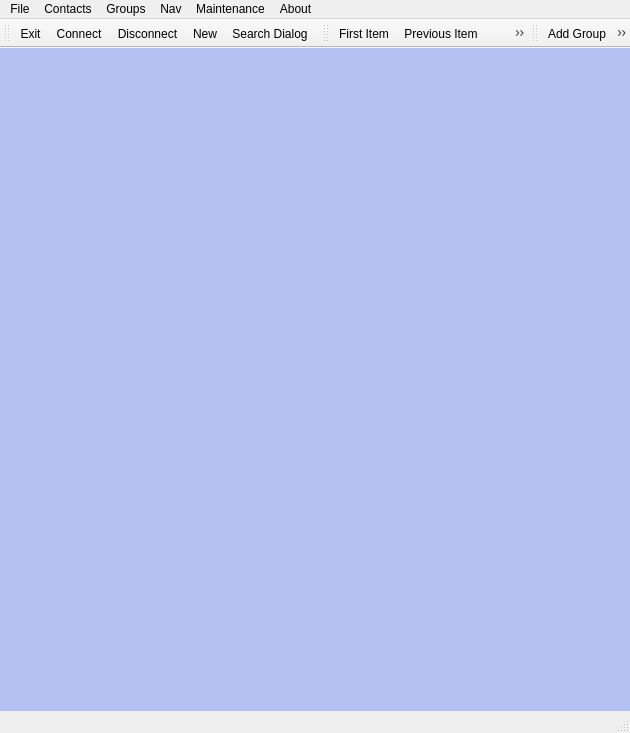
<?xml version="1.0" encoding="UTF-8"?>
<ui version="4.0">
 <class>bristosoftContacts</class>
 <widget class="QMainWindow" name="bristosoftContacts">
  <property name="geometry">
   <rect>
    <x>0</x>
    <y>0</y>
    <width>630</width>
    <height>733</height>
   </rect>
  </property>
  <property name="sizePolicy">
   <sizepolicy hsizetype="Fixed" vsizetype="Fixed">
    <horstretch>0</horstretch>
    <verstretch>0</verstretch>
   </sizepolicy>
  </property>
  <property name="windowTitle">
   <string>bristoSOFT Contacts v. 0.1</string>
  </property>
  <property name="windowIcon">
   <iconset resource="resources.qrc">
    <normaloff>:/icons/icons/edit-user.ico</normaloff>:/icons/icons/edit-user.ico</iconset>
  </property>
  <property name="styleSheet">
   <string notr="true"/>
  </property>
  <property name="tabShape">
   <enum>QTabWidget::Triangular</enum>
  </property>
  <widget class="QWidget" name="centralwidget">
   <property name="styleSheet">
    <string notr="true">background-color: rgb(178, 193, 241);</string>
   </property>
   <widget class="QLabel" name="label">
    <property name="geometry">
     <rect>
      <x>10</x>
      <y>620</y>
      <width>161</width>
      <height>21</height>
     </rect>
    </property>
    <property name="text">
     <string/>
    </property>
    <property name="pixmap">
     <pixmap resource="resources.qrc">:/icons/bristo_logo.png</pixmap>
    </property>
    <property name="scaledContents">
     <bool>true</bool>
    </property>
   </widget>
  </widget>
  <widget class="QStatusBar" name="contactsStatusBar">
   <property name="toolTip">
    <string/>
   </property>
   <property name="autoFillBackground">
    <bool>false</bool>
   </property>
   <property name="styleSheet">
    <string notr="true"/>
   </property>
  </widget>
  <widget class="QMenuBar" name="menubar">
   <property name="geometry">
    <rect>
     <x>0</x>
     <y>0</y>
     <width>630</width>
     <height>25</height>
    </rect>
   </property>
   <widget class="QMenu" name="menuContacts">
    <property name="title">
     <string>Contacts</string>
    </property>
    <addaction name="actionConnect"/>
    <addaction name="actionDisconnect"/>
    <addaction name="actionNew"/>
    <addaction name="actionQuery"/>
   </widget>
   <widget class="QMenu" name="menuAbout">
    <property name="title">
     <string>About</string>
    </property>
    <addaction name="actionAbout_Qt"/>
    <addaction name="actionAbout_bristoSOFT_Contacts"/>
   </widget>
   <widget class="QMenu" name="menuMaintenance">
    <property name="title">
     <string>Maintenance</string>
    </property>
    <addaction name="separator"/>
    <addaction name="actionChangePassword"/>
   </widget>
   <widget class="QMenu" name="menuFile">
    <property name="title">
     <string>File</string>
    </property>
    <addaction name="action_Print"/>
    <addaction name="actionQuit"/>
   </widget>
   <widget class="QMenu" name="menuNav">
    <property name="title">
     <string>Nav</string>
    </property>
    <addaction name="actionFirst_Item"/>
    <addaction name="actionPrevious_Item"/>
    <addaction name="actionNext_Item"/>
    <addaction name="actionLast_Item"/>
    <addaction name="actionSearch"/>
    <addaction name="actionUpdate"/>
   </widget>
   <widget class="QMenu" name="menuGroups">
    <property name="title">
     <string>Groups</string>
    </property>
    <addaction name="action_Add_Group"/>
    <addaction name="actionSearchGroupsDialog"/>
   </widget>
   <addaction name="menuFile"/>
   <addaction name="menuContacts"/>
   <addaction name="menuGroups"/>
   <addaction name="menuNav"/>
   <addaction name="menuMaintenance"/>
   <addaction name="menuAbout"/>
  </widget>
  <widget class="QToolBar" name="toolBar">
   <property name="windowTitle">
    <string>Contacts</string>
   </property>
   <property name="iconSize">
    <size>
     <width>22</width>
     <height>22</height>
    </size>
   </property>
   <attribute name="toolBarArea">
    <enum>TopToolBarArea</enum>
   </attribute>
   <attribute name="toolBarBreak">
    <bool>false</bool>
   </attribute>
   <addaction name="actionQuit"/>
   <addaction name="actionConnect"/>
   <addaction name="actionDisconnect"/>
   <addaction name="actionNew"/>
   <addaction name="actionQuery"/>
  </widget>
  <widget class="QToolBar" name="navToolBar">
   <property name="windowTitle">
    <string>Navigation</string>
   </property>
   <attribute name="toolBarArea">
    <enum>TopToolBarArea</enum>
   </attribute>
   <attribute name="toolBarBreak">
    <bool>false</bool>
   </attribute>
   <addaction name="actionFirst_Item"/>
   <addaction name="actionPrevious_Item"/>
   <addaction name="actionNext_Item"/>
   <addaction name="actionLast_Item"/>
   <addaction name="actionSearch"/>
   <addaction name="actionUpdate"/>
  </widget>
  <widget class="QToolBar" name="groupToolBar">
   <property name="windowTitle">
    <string>Groups</string>
   </property>
   <attribute name="toolBarArea">
    <enum>TopToolBarArea</enum>
   </attribute>
   <attribute name="toolBarBreak">
    <bool>false</bool>
   </attribute>
   <addaction name="action_Add_Group"/>
   <addaction name="actionSearchGroupsDialog"/>
  </widget>
  <action name="actionConnect">
   <property name="icon">
    <iconset resource="resources.qrc">
     <normaloff>:/icons/icons/network-connect.ico</normaloff>:/icons/icons/network-connect.ico</iconset>
   </property>
   <property name="text">
    <string>&amp;Connect</string>
   </property>
   <property name="shortcut">
    <string>Alt+C</string>
   </property>
  </action>
  <action name="actionNew">
   <property name="icon">
    <iconset resource="resources.qrc">
     <normaloff>:/icons/icons/edit-user.ico</normaloff>:/icons/icons/edit-user.ico</iconset>
   </property>
   <property name="text">
    <string>&amp;New</string>
   </property>
   <property name="shortcut">
    <string>Alt+N</string>
   </property>
  </action>
  <action name="actionQuery">
   <property name="icon">
    <iconset>
     <normalon>:/icons/icons/system-search-3.ico</normalon>
    </iconset>
   </property>
   <property name="text">
    <string>&amp;Search Dialog</string>
   </property>
   <property name="toolTip">
    <string>Search Dialog</string>
   </property>
   <property name="shortcut">
    <string>Alt+S</string>
   </property>
  </action>
  <action name="actionQuit">
   <property name="icon">
    <iconset>
     <normalon>:/icons/icons/system-shutdown-5.ico</normalon>
    </iconset>
   </property>
   <property name="text">
    <string>E&amp;xit</string>
   </property>
   <property name="shortcut">
    <string>Alt+X</string>
   </property>
  </action>
  <action name="actionAbout_Qt">
   <property name="text">
    <string>About &amp;Qt</string>
   </property>
   <property name="shortcut">
    <string>Alt+Q</string>
   </property>
  </action>
  <action name="actionAbout_bristoSOFT_Contacts">
   <property name="text">
    <string>About &amp;bristoSOFT Contacts</string>
   </property>
   <property name="shortcut">
    <string>Alt+B</string>
   </property>
  </action>
  <action name="actionVacuum">
   <property name="text">
    <string>&amp;Vacuum</string>
   </property>
   <property name="shortcut">
    <string>Alt+V</string>
   </property>
  </action>
  <action name="actionReIndex">
   <property name="text">
    <string>&amp;ReIndex</string>
   </property>
   <property name="shortcut">
    <string>Alt+R</string>
   </property>
  </action>
  <action name="actionDisconnect">
   <property name="icon">
    <iconset>
     <normalon>:/icons/icons/network-connect.ico</normalon>
    </iconset>
   </property>
   <property name="text">
    <string>&amp;Disconnect</string>
   </property>
   <property name="shortcut">
    <string>Alt+D</string>
   </property>
  </action>
  <action name="actionFirst_Item">
   <property name="icon">
    <iconset resource="resources.qrc">
     <normaloff>:/icons/icons/media-skip-backward-6.ico</normaloff>:/icons/icons/media-skip-backward-6.ico</iconset>
   </property>
   <property name="text">
    <string>First Item</string>
   </property>
   <property name="toolTip">
    <string>First Item</string>
   </property>
   <property name="shortcut">
    <string>Ctrl+Up</string>
   </property>
  </action>
  <action name="actionPrevious_Item">
   <property name="icon">
    <iconset resource="resources.qrc">
     <normaloff>:/icons/icons/media-seek-backward-4.ico</normaloff>:/icons/icons/media-seek-backward-4.ico</iconset>
   </property>
   <property name="text">
    <string>Previous Item</string>
   </property>
   <property name="toolTip">
    <string>Previous Item</string>
   </property>
   <property name="shortcut">
    <string>Ctrl+Shift+Left</string>
   </property>
  </action>
  <action name="actionNext_Item">
   <property name="icon">
    <iconset resource="resources.qrc">
     <normaloff>:/icons/icons/media-seek-forward-4.ico</normaloff>:/icons/icons/media-seek-forward-4.ico</iconset>
   </property>
   <property name="text">
    <string>Next Item</string>
   </property>
   <property name="toolTip">
    <string>Next Item</string>
   </property>
   <property name="shortcut">
    <string>Ctrl+Shift+Right</string>
   </property>
   <property name="autoRepeat">
    <bool>true</bool>
   </property>
  </action>
  <action name="actionLast_Item">
   <property name="icon">
    <iconset resource="resources.qrc">
     <normaloff>:/icons/icons/media-skip-forward-4.ico</normaloff>:/icons/icons/media-skip-forward-4.ico</iconset>
   </property>
   <property name="text">
    <string>Last Item</string>
   </property>
   <property name="toolTip">
    <string>Last Item</string>
   </property>
   <property name="shortcut">
    <string>Ctrl+Down</string>
   </property>
  </action>
  <action name="actionSearch">
   <property name="icon">
    <iconset resource="resources.qrc">
     <normaloff>:/icons/icons/system-search-4.ico</normaloff>:/icons/icons/system-search-4.ico</iconset>
   </property>
   <property name="text">
    <string>&amp;Search</string>
   </property>
   <property name="toolTip">
    <string>Search: click then enter fields then click this icon again.</string>
   </property>
   <property name="shortcut">
    <string>Ctrl+S</string>
   </property>
  </action>
  <action name="actionUpdate">
   <property name="icon">
    <iconset resource="resources.qrc">
     <normaloff>:/icons/icons/db_update.ico</normaloff>:/icons/icons/db_update.ico</iconset>
   </property>
   <property name="text">
    <string>&amp;Update</string>
   </property>
   <property name="shortcut">
    <string>Ctrl+U</string>
   </property>
  </action>
  <action name="actionChangePassword">
   <property name="text">
    <string>&amp;Change Password</string>
   </property>
   <property name="shortcut">
    <string>Alt+C</string>
   </property>
  </action>
  <action name="action_Add_Group">
   <property name="icon">
    <iconset resource="resources.qrc">
     <normaloff>:/icons/icons/family.ico</normaloff>:/icons/icons/family.ico</iconset>
   </property>
   <property name="text">
    <string>&amp;Add Group</string>
   </property>
   <property name="shortcut">
    <string>Alt+A</string>
   </property>
  </action>
  <action name="actionSearchGroupsDialog">
   <property name="icon">
    <iconset resource="resources.qrc">
     <normaloff>:/icons/icons/system-search-3.ico</normaloff>:/icons/icons/system-search-3.ico</iconset>
   </property>
   <property name="text">
    <string>Search Groups Dialog</string>
   </property>
   <property name="shortcut">
    <string>Alt+G</string>
   </property>
  </action>
  <action name="action_Print">
   <property name="icon">
    <iconset resource="resources.qrc">
     <normaloff>:/icons/icons/document-print-2.ico</normaloff>:/icons/icons/document-print-2.ico</iconset>
   </property>
   <property name="text">
    <string>&amp;Print</string>
   </property>
   <property name="shortcut">
    <string>Alt+P</string>
   </property>
  </action>
 </widget>
 <resources>
  <include location="resources.qrc"/>
 </resources>
 <connections/>
</ui>
